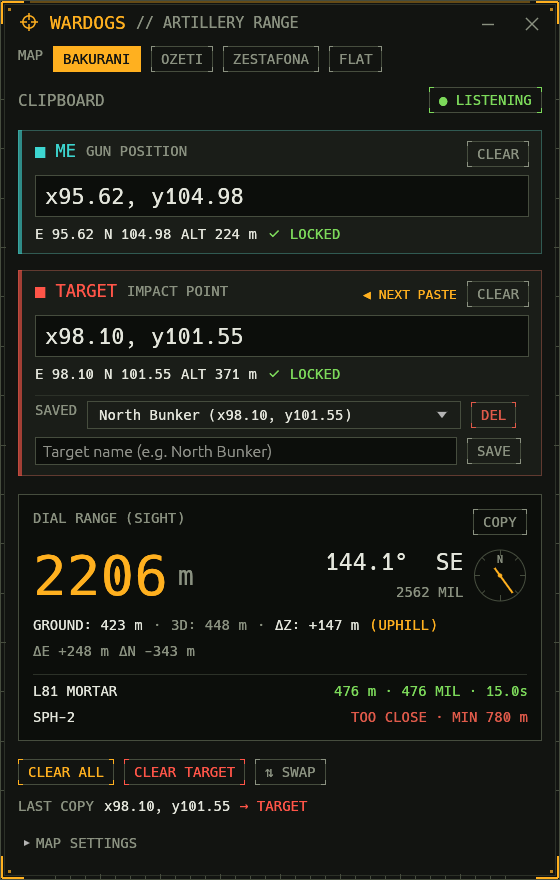
#> input picture assets/screenshot.png, 560 x 880 px
$ python annotate_screenshot.py
#> lines starting #> are read from the running program, lines starting #| are printed output that depends on the picture
"""
Generates assets/screenshot_annotated.png by compositing assets/screenshot.png
onto a dark tactical canvas with numbered callout lines and descriptions.
"""

from pathlib import Path
from PIL import Image, ImageDraw, ImageFont

REPO_ROOT = Path(__file__).resolve().parents[4]
SCREENSHOT_PATH = REPO_ROOT / "assets" / "screenshot.png"
ANNOTATED_PATH = REPO_ROOT / "assets" / "screenshot_annotated.png"

AMBER = (242, 166, 30, 255)
GREEN = (84, 214, 110, 255)
CYAN = (56, 208, 214, 255)
RED = (237, 85, 85, 255)
WHITE = (232, 236, 233, 255)
MUTED = (145, 156, 149, 255)
DARK = (12, 14, 13, 255)

CALLOUTS = [
    (1, 381, 63, AMBER, "MAP SELECTOR", "2048x2048 8m terrain grid or FLAT"),
    (2, 541, 109, GREEN, "CLIPBOARD STATUS", "Toggle OS event listener"),
    (3, 541, 205, CYAN, "ME (GUN POSITION)", "Coords, East/North & ASL altitude"),
    (4, 541, 350, RED, "TARGET (IMPACT PT)", "Auto-routed on next copy"),
    (5, 541, 456, AMBER, "SAVED TARGETS", "Preset dropdown, SAVE & DEL"),
    (6, 541, 565, AMBER, "GROUND DIST & AZIMUTH", "Ground m, Azimuth°, MIL & COPY"),
    (7, 495, 626, WHITE, "TERRAIN TELEMETRY", "GUN/TGT ASL, RISE slope, 3D & ΔE/ΔN"),
    (8, 541, 720, GREEN, "WEAPON SOLUTIONS", "L81 & SPH-2 MIL, Flight s, HUD RNG & LOS"),
    (9, 326, 792, AMBER, "QUICK ACTIONS & LOG", "Clear, Swap & Last Copy audit"),
    (10, 150, 862, WHITE, "MAP SETTINGS", "Coordinate scale (100m/unit)"),
]


def main() -> None:
    base = Image.open(SCREENSHOT_PATH).convert("RGBA")
#> base is the input picture: PIL image 560x880 RGBA; mean R, G, B, A 27.6, 28.8, 22.6, 255
    _, bh = base.size
#> bh = 880

    pad_left = 16
    pad_top = 16
    pad_bottom = 16
    canvas_w = 940
    canvas_h = bh + pad_top + pad_bottom
#> canvas_h = 912

    out = Image.new("RGBA", (canvas_w, canvas_h), DARK)
    out.paste(base, (pad_left, pad_top))
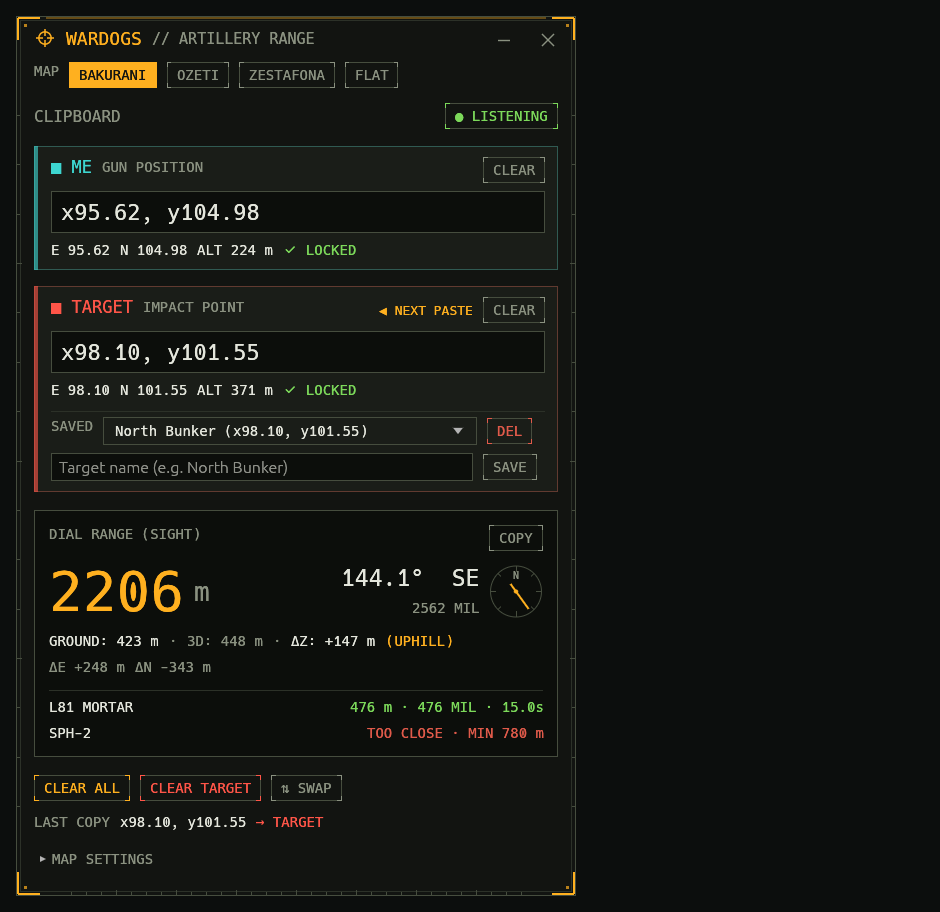
#> out: PIL image 940x912 RGBA; mean R, G, B, A 21, 22.5, 18.5, 255

    draw = ImageDraw.Draw(out)
    font_bold = ImageFont.truetype("C:/Windows/Fonts/consolab.ttf", 14)
    font_reg = ImageFont.truetype("C:/Windows/Fonts/consola.ttf", 12)
    font_num = ImageFont.truetype("C:/Windows/Fonts/consolab.ttf", 14)

    box_x = 602
    box_w = 26
    box_h = 22

    for num, sx, sy, col, title, desc in CALLOUTS:
        ax = pad_left + sx
        ay = pad_top + sy
        r = 3
        draw.ellipse((ax - r, ay - r, ax + r, ay + r), fill=col)
        draw.line([(ax, ay), (box_x, ay)], fill=col, width=2)
        bx0, by0 = box_x, ay - box_h // 2
        bx1, by1 = box_x + box_w, by0 + box_h
        draw.rectangle([bx0, by0, bx1, by1], fill=col)
        num_str = str(num)
        bbox = draw.textbbox((0, 0), num_str, font=font_num)
        tw, th = bbox[2] - bbox[0], bbox[3] - bbox[1]
        draw.text(
            (bx0 + (box_w - tw) / 2, by0 + (box_h - th) / 2 - 2),
            num_str,
            fill=DARK,
            font=font_num,
        )
        tx = bx1 + 10
        draw.text((tx, ay - 14), title, fill=col, font=font_bold)
        draw.text((tx, ay + 2), desc, fill=MUTED, font=font_reg)
#> this loop made 10 passes
#> (bbox, tw) on passes 1 to 10: ((0, 3, 9, 13), 9), ((0, 3, 9, 13), 9), ((0, 3, 9, 13), 9), ((0, 3, 9, 13), 9), ((0, 3, 9, 13), 9), ((0, 3, 9, 13), 9), ((0, 3, 9, 13), 9), ((0, 3, 9, 13), 9), ((0, 3, 9, 13), 9), ((0, 3, 18, 13), 18)

    out.save(ANNOTATED_PATH)
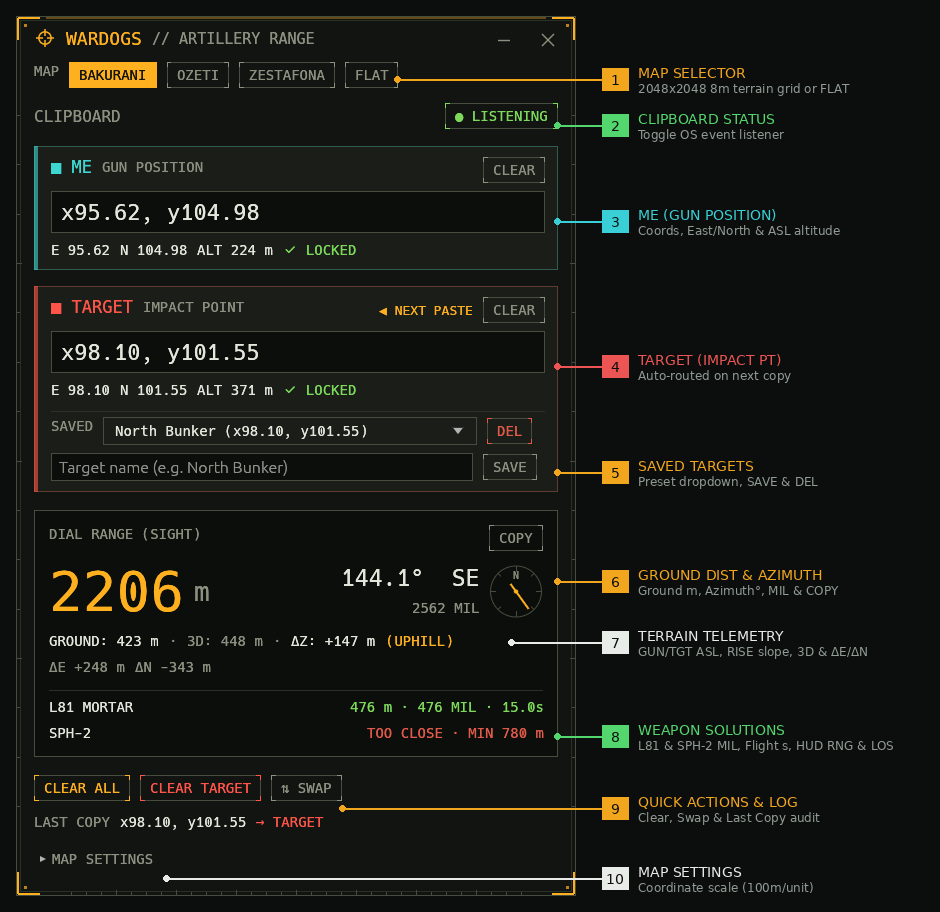
#> saved as screenshot_annotated.png: PIL image 940x912 RGBA; mean R, G, B, A 24.4, 25.8, 20.8, 255
    print(f"Saved {ANNOTATED_PATH}")


if __name__ == "__main__":
    main()
